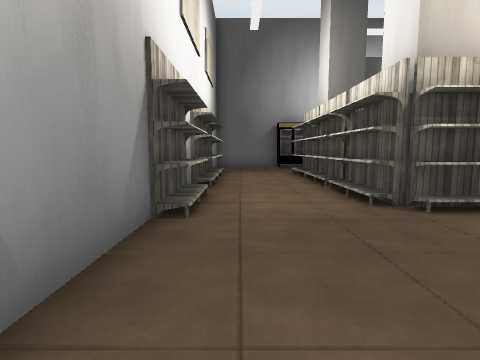
view 1 (above)

14 first-person views from a walk through a Unity game level. The camera is 1.5 m above the floor, tilts 6° down and sees 80° across. The floor is counted in squares, 2 m on a side. Each view is taken from the middle of a square. On the plan, view 1 faces up. The plan holds only what a view shows up to about 10 squares ahead; the rest is blank. The place goes on beyond the plan. The player is left out. Some surface patterns are stand-ins.

view 2
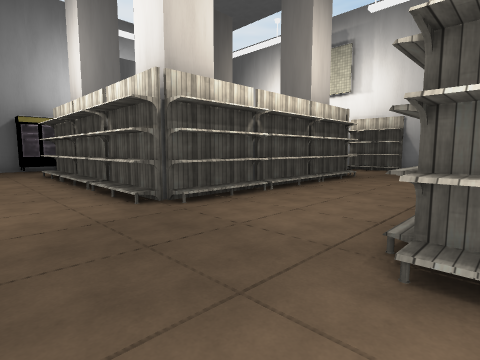

view 3
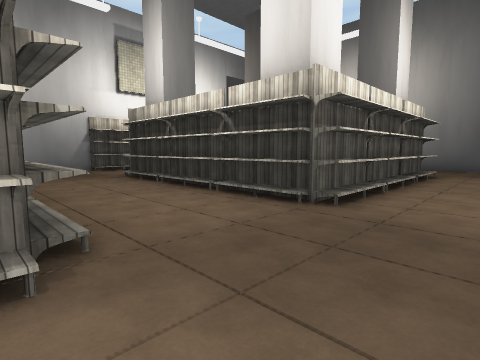

view 4
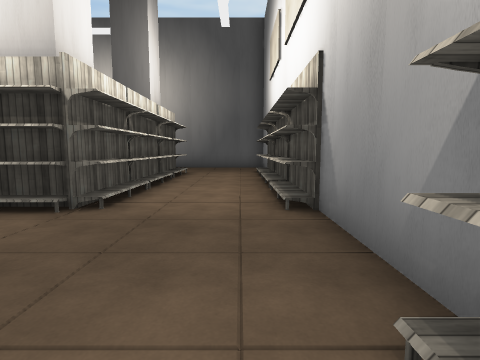

view 5
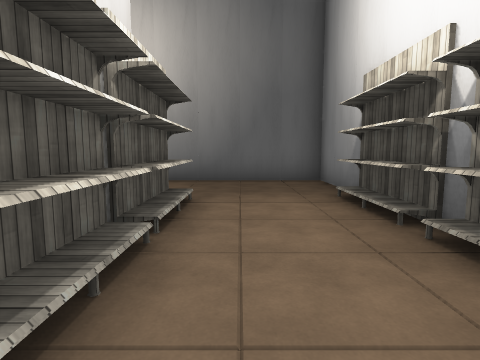

view 6
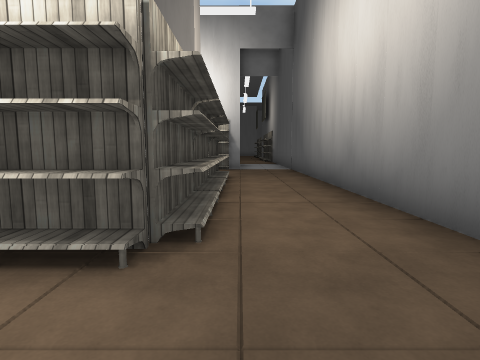

view 7
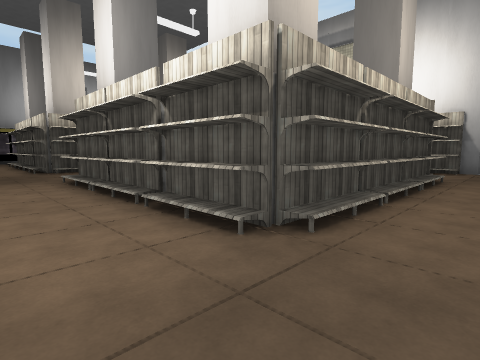

view 8
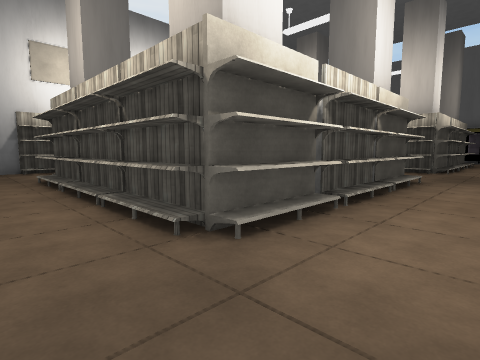

view 9
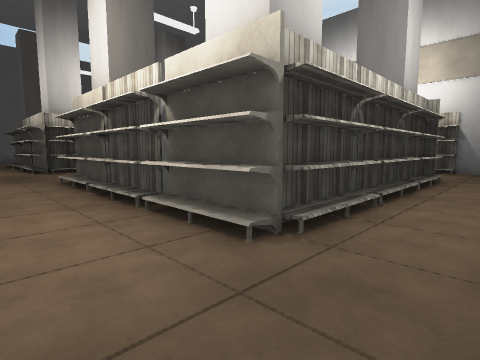

view 10
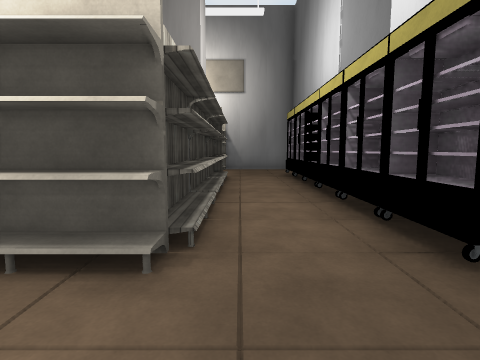

view 11
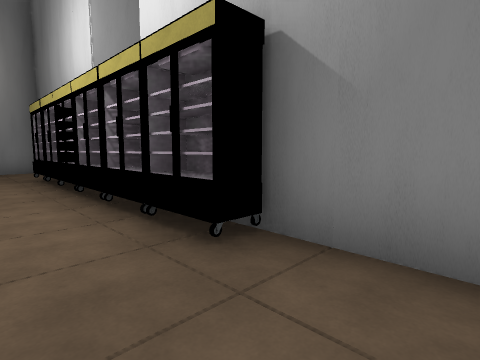

view 12
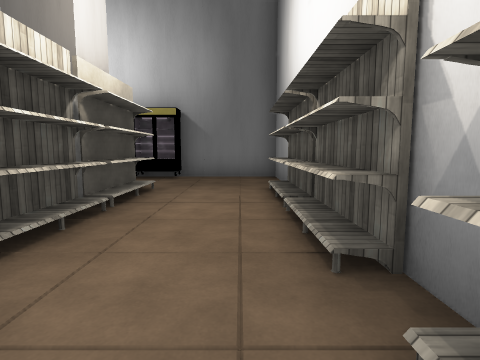

view 13
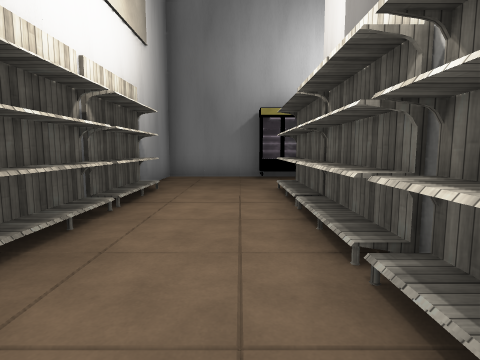

view 14
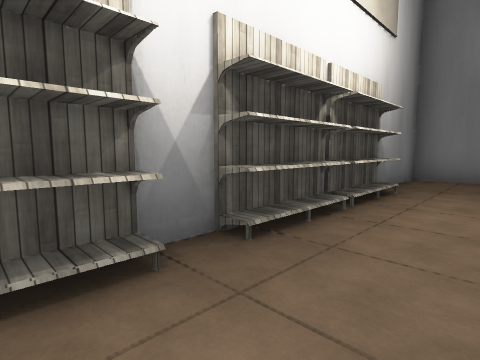

### Floor plan
Key: @ floor where view 1 was taken; # wall or solid block; . floor; S shelf; O other object.
Columns run from 1 left of view 1 to 11 right of it. Each row starts with its distance up from view 1.
 12 ###OOOO#OO###
 11 #...........#
 10 #...........#
  9 S..SS#S#SO..S
  8 #..#     #..#
  7 S..S     S..S
  6 #..#     #..#
  5 #..S     O..#
  4 S..#S#S#S#..S
  3 #...........#
  2 #...........#
  1 #...........#
  0 S@.SS#S#SO..O
 -1 #..#     #..
 -2 S..S     S..
 -3 #..#     #..
 -4 #..S     O..
 -5 S..#######..S
 -6 #...S.S.S...#
 -7 #...........
 -8 ############

Where each view was taken, in squares from view 1:
view 1: 0 up, 0 right, facing up
view 2: 0 up, 0 right, facing up-right
view 3: 4 up, 0 right, facing down-right
view 4: 4 up, 0 right, facing down
view 5: 1 down, 1 right, facing down
view 6: 6 down, 0 right, facing right
view 7: 7 down, 0 right, facing up-right
view 8: 7 down, 10 right, facing up-left
view 9: 11 up, 10 right, facing down-left
view 10: 10 up, 10 right, facing left
view 11: 10 up, 10 right, facing up-left
view 12: 4 up, 10 right, facing up
view 13: 4 up, 1 right, facing up
view 14: 4 up, 1 right, facing up-left
